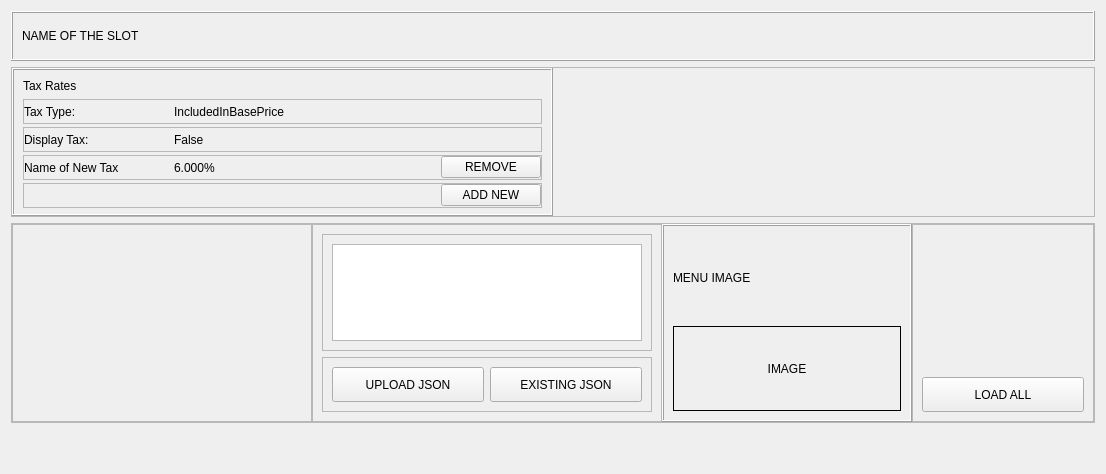
      <widget class="QWidget" name="slot1">
       <property name="layoutDirection">
        <enum>Qt::LeftToRight</enum>
       </property>
       <attribute name="title">
        <string>Slot 1</string>
       </attribute>
       <layout class="QVBoxLayout" name="verticalLayout_2">
        <item>
         <widget class="QFrame" name="frameHeader">
          <property name="minimumSize">
           <size>
            <width>0</width>
            <height>50</height>
           </size>
          </property>
          <property name="maximumSize">
           <size>
            <width>16777215</width>
            <height>50</height>
           </size>
          </property>
          <property name="styleSheet">
           <string notr="true"/>
          </property>
          <property name="frameShape">
           <enum>QFrame::Box</enum>
          </property>
          <property name="frameShadow">
           <enum>QFrame::Raised</enum>
          </property>
          <layout class="QHBoxLayout" name="horizontalLayout_27">
           <item>
            <widget class="QLabel" name="nameOfSlot">
             <property name="text">
              <string>NAME OF THE SLOT</string>
             </property>
            </widget>
           </item>
           <item>
            <spacer name="horizontalSpacer_6">
             <property name="orientation">
              <enum>Qt::Horizontal</enum>
             </property>
             <property name="sizeHint" stdset="0">
              <size>
               <width>944</width>
               <height>20</height>
              </size>
             </property>
            </spacer>
           </item>
          </layout>
         </widget>
        </item>
        <item>
         <widget class="QFrame" name="frameMainTax">
          <property name="minimumSize">
           <size>
            <width>0</width>
            <height>150</height>
           </size>
          </property>
          <property name="maximumSize">
           <size>
            <width>16777215</width>
            <height>150</height>
           </size>
          </property>
          <property name="frameShape">
           <enum>QFrame::StyledPanel</enum>
          </property>
          <property name="frameShadow">
           <enum>QFrame::Raised</enum>
          </property>
          <layout class="QHBoxLayout" name="horizontalLayout_5">
           <property name="spacing">
            <number>0</number>
           </property>
           <property name="leftMargin">
            <number>0</number>
           </property>
           <property name="topMargin">
            <number>0</number>
           </property>
           <property name="rightMargin">
            <number>0</number>
           </property>
           <property name="bottomMargin">
            <number>0</number>
           </property>
           <item>
            <widget class="QFrame" name="frameTax">
             <property name="minimumSize">
              <size>
               <width>300</width>
               <height>0</height>
              </size>
             </property>
             <property name="maximumSize">
              <size>
               <width>16777215</width>
               <height>150</height>
              </size>
             </property>
             <property name="contextMenuPolicy">
              <enum>Qt::DefaultContextMenu</enum>
             </property>
             <property name="frameShape">
              <enum>QFrame::Box</enum>
             </property>
             <property name="frameShadow">
              <enum>QFrame::Raised</enum>
             </property>
             <layout class="QVBoxLayout" name="verticalLayout_9">
              <item>
               <widget class="QLabel" name="labelTaxFrame">
                <property name="text">
                 <string>Tax Rates</string>
                </property>
               </widget>
              </item>
              <item>
               <widget class="QFrame" name="frameTaxType">
                <property name="minimumSize">
                 <size>
                  <width>0</width>
                  <height>25</height>
                 </size>
                </property>
                <property name="frameShape">
                 <enum>QFrame::StyledPanel</enum>
                </property>
                <property name="frameShadow">
                 <enum>QFrame::Raised</enum>
                </property>
                <layout class="QHBoxLayout" name="horizontalLayout_28">
                 <property name="spacing">
                  <number>0</number>
                 </property>
                 <property name="leftMargin">
                  <number>0</number>
                 </property>
                 <property name="topMargin">
                  <number>0</number>
                 </property>
                 <property name="rightMargin">
                  <number>0</number>
                 </property>
                 <property name="bottomMargin">
                  <number>0</number>
                 </property>
                 <item>
                  <widget class="QLabel" name="labelTaxType">
                   <property name="minimumSize">
                    <size>
                     <width>150</width>
                     <height>0</height>
                    </size>
                   </property>
                   <property name="maximumSize">
                    <size>
                     <width>150</width>
                     <height>16777215</height>
                    </size>
                   </property>
                   <property name="text">
                    <string>Tax Type:</string>
                   </property>
                  </widget>
                 </item>
                 <item>
                  <widget class="QLabel" name="labelTaxIncluded">
                   <property name="text">
                    <string>IncludedInBasePrice</string>
                   </property>
                  </widget>
                 </item>
                </layout>
               </widget>
              </item>
              <item>
               <widget class="QFrame" name="frameDisplayTax">
                <property name="minimumSize">
                 <size>
                  <width>0</width>
                  <height>25</height>
                 </size>
                </property>
                <property name="frameShape">
                 <enum>QFrame::StyledPanel</enum>
                </property>
                <property name="frameShadow">
                 <enum>QFrame::Raised</enum>
                </property>
                <layout class="QHBoxLayout" name="horizontalLayout_31">
                 <property name="spacing">
                  <number>0</number>
                 </property>
                 <property name="leftMargin">
                  <number>0</number>
                 </property>
                 <property name="topMargin">
                  <number>0</number>
                 </property>
                 <property name="rightMargin">
                  <number>0</number>
                 </property>
                 <property name="bottomMargin">
                  <number>0</number>
                 </property>
                 <item>
                  <widget class="QLabel" name="labelDisplayTax">
                   <property name="minimumSize">
                    <size>
                     <width>150</width>
                     <height>0</height>
                    </size>
                   </property>
                   <property name="maximumSize">
                    <size>
                     <width>150</width>
                     <height>16777215</height>
                    </size>
                   </property>
                   <property name="text">
                    <string>Display Tax:</string>
                   </property>
                  </widget>
                 </item>
                 <item>
                  <widget class="QLabel" name="labelTrueFalseTax">
                   <property name="text">
                    <string>False</string>
                   </property>
                  </widget>
                 </item>
                </layout>
               </widget>
              </item>
              <item>
               <widget class="QFrame" name="frameNameNewTax">
                <property name="minimumSize">
                 <size>
                  <width>0</width>
                  <height>25</height>
                 </size>
                </property>
                <property name="frameShape">
                 <enum>QFrame::StyledPanel</enum>
                </property>
                <property name="frameShadow">
                 <enum>QFrame::Raised</enum>
                </property>
                <layout class="QHBoxLayout" name="horizontalLayout_29">
                 <property name="spacing">
                  <number>0</number>
                 </property>
                 <property name="leftMargin">
                  <number>0</number>
                 </property>
                 <property name="topMargin">
                  <number>0</number>
                 </property>
                 <property name="rightMargin">
                  <number>0</number>
                 </property>
                 <property name="bottomMargin">
                  <number>0</number>
                 </property>
                 <item>
                  <widget class="QLabel" name="labelNewTax">
                   <property name="minimumSize">
                    <size>
                     <width>150</width>
                     <height>0</height>
                    </size>
                   </property>
                   <property name="maximumSize">
                    <size>
                     <width>150</width>
                     <height>16777215</height>
                    </size>
                   </property>
                   <property name="text">
                    <string>Name of New Tax</string>
                   </property>
                  </widget>
                 </item>
                 <item>
                  <widget class="QLabel" name="labelPercentageNewTax">
                   <property name="minimumSize">
                    <size>
                     <width>100</width>
                     <height>0</height>
                    </size>
                   </property>
                   <property name="maximumSize">
                    <size>
                     <width>100</width>
                     <height>16777215</height>
                    </size>
                   </property>
                   <property name="text">
                    <string>6.000%</string>
                   </property>
                  </widget>
                 </item>
                 <item>
                  <spacer name="horizontalSpacer_8">
                   <property name="orientation">
                    <enum>Qt::Horizontal</enum>
                   </property>
                   <property name="sizeHint" stdset="0">
                    <size>
                     <width>163</width>
                     <height>20</height>
                    </size>
                   </property>
                  </spacer>
                 </item>
                 <item>
                  <widget class="QPushButton" name="buttonRemoveTax">
                   <property name="minimumSize">
                    <size>
                     <width>100</width>
                     <height>0</height>
                    </size>
                   </property>
                   <property name="maximumSize">
                    <size>
                     <width>100</width>
                     <height>16777215</height>
                    </size>
                   </property>
                   <property name="text">
                    <string>REMOVE</string>
                   </property>
                  </widget>
                 </item>
                </layout>
               </widget>
              </item>
              <item>
               <widget class="QFrame" name="frameButtonAddTax">
                <property name="minimumSize">
                 <size>
                  <width>0</width>
                  <height>25</height>
                 </size>
                </property>
                <property name="frameShape">
                 <enum>QFrame::StyledPanel</enum>
                </property>
                <property name="frameShadow">
                 <enum>QFrame::Raised</enum>
                </property>
                <layout class="QHBoxLayout" name="horizontalLayout_30">
                 <property name="spacing">
                  <number>0</number>
                 </property>
                 <property name="leftMargin">
                  <number>0</number>
                 </property>
                 <property name="topMargin">
                  <number>0</number>
                 </property>
                 <property name="rightMargin">
                  <number>0</number>
                 </property>
                 <property name="bottomMargin">
                  <number>0</number>
                 </property>
                 <item>
                  <spacer name="horizontalSpacer_7">
                   <property name="orientation">
                    <enum>Qt::Horizontal</enum>
                   </property>
                   <property name="sizeHint" stdset="0">
                    <size>
                     <width>40</width>
                     <height>20</height>
                    </size>
                   </property>
                  </spacer>
                 </item>
                 <item alignment="Qt::AlignRight|Qt::AlignVCenter">
                  <widget class="QPushButton" name="buttonAddTax">
                   <property name="minimumSize">
                    <size>
                     <width>100</width>
                     <height>0</height>
                    </size>
                   </property>
                   <property name="maximumSize">
                    <size>
                     <width>100</width>
                     <height>16777215</height>
                    </size>
                   </property>
                   <property name="text">
                    <string>ADD NEW</string>
                   </property>
                  </widget>
                 </item>
                </layout>
               </widget>
              </item>
             </layout>
            </widget>
           </item>
           <item>
            <spacer name="horizontalSpacer">
             <property name="orientation">
              <enum>Qt::Horizontal</enum>
             </property>
             <property name="sizeHint" stdset="0">
              <size>
               <width>536</width>
               <height>20</height>
              </size>
             </property>
            </spacer>
           </item>
          </layout>
         </widget>
        </item>
        <item>
         <widget class="QFrame" name="frameJsonOptions">
          <property name="sizePolicy">
           <sizepolicy hsizetype="Preferred" vsizetype="Fixed">
            <horstretch>0</horstretch>
            <verstretch>0</verstretch>
           </sizepolicy>
          </property>
          <property name="minimumSize">
           <size>
            <width>0</width>
            <height>50</height>
           </size>
          </property>
          <property name="maximumSize">
           <size>
            <width>16777215</width>
            <height>200</height>
           </size>
          </property>
          <property name="frameShape">
           <enum>QFrame::StyledPanel</enum>
          </property>
          <property name="frameShadow">
           <enum>QFrame::Raised</enum>
          </property>
          <layout class="QHBoxLayout" name="horizontalLayout">
           <property name="spacing">
            <number>0</number>
           </property>
           <property name="leftMargin">
            <number>0</number>
           </property>
           <property name="topMargin">
            <number>0</number>
           </property>
           <property name="rightMargin">
            <number>0</number>
           </property>
           <property name="bottomMargin">
            <number>0</number>
           </property>
           <item>
            <widget class="QFrame" name="frameDropFiles">
             <property name="sizePolicy">
              <sizepolicy hsizetype="Fixed" vsizetype="Preferred">
               <horstretch>0</horstretch>
               <verstretch>0</verstretch>
              </sizepolicy>
             </property>
             <property name="minimumSize">
              <size>
               <width>300</width>
               <height>0</height>
              </size>
             </property>
             <property name="frameShape">
              <enum>QFrame::StyledPanel</enum>
             </property>
             <property name="frameShadow">
              <enum>QFrame::Raised</enum>
             </property>
             <layout class="QHBoxLayout" name="horizontalLayout_3"/>
            </widget>
           </item>
           <item>
            <widget class="QFrame" name="framePasteJson">
             <property name="minimumSize">
              <size>
               <width>350</width>
               <height>0</height>
              </size>
             </property>
             <property name="frameShape">
              <enum>QFrame::StyledPanel</enum>
             </property>
             <property name="frameShadow">
              <enum>QFrame::Raised</enum>
             </property>
             <layout class="QVBoxLayout" name="verticalLayout_3">
              <item>
               <widget class="QFrame" name="frameJson">
                <property name="frameShape">
                 <enum>QFrame::StyledPanel</enum>
                </property>
                <property name="frameShadow">
                 <enum>QFrame::Raised</enum>
                </property>
                <layout class="QHBoxLayout" name="horizontalLayout_4">
                 <item>
                  <widget class="QPlainTextEdit" name="boxJsonLoader">
                   <property name="sizePolicy">
                    <sizepolicy hsizetype="Preferred" vsizetype="Preferred">
                     <horstretch>0</horstretch>
                     <verstretch>0</verstretch>
                    </sizepolicy>
                   </property>
                   <property name="autoFillBackground">
                    <bool>true</bool>
                   </property>
                   <property name="styleSheet">
                    <string notr="true"/>
                   </property>
                  </widget>
                 </item>
                </layout>
               </widget>
              </item>
              <item>
               <widget class="QFrame" name="frameUploadExisting">
                <property name="frameShape">
                 <enum>QFrame::StyledPanel</enum>
                </property>
                <property name="frameShadow">
                 <enum>QFrame::Raised</enum>
                </property>
                <layout class="QHBoxLayout" name="horizontalLayout_2">
                 <item>
                  <widget class="QPushButton" name="buttonUploadJson">
                   <property name="sizePolicy">
                    <sizepolicy hsizetype="Minimum" vsizetype="Preferred">
                     <horstretch>0</horstretch>
                     <verstretch>0</verstretch>
                    </sizepolicy>
                   </property>
                   <property name="text">
                    <string>UPLOAD JSON</string>
                   </property>
                  </widget>
                 </item>
                 <item>
                  <widget class="QPushButton" name="buttonExistingJson">
                   <property name="minimumSize">
                    <size>
                     <width>0</width>
                     <height>35</height>
                    </size>
                   </property>
                   <property name="text">
                    <string>EXISTING JSON</string>
                   </property>
                  </widget>
                 </item>
                </layout>
               </widget>
              </item>
             </layout>
            </widget>
           </item>
           <item>
            <widget class="QFrame" name="frameMenuImage">
             <property name="minimumSize">
              <size>
               <width>250</width>
               <height>0</height>
              </size>
             </property>
             <property name="sizeIncrement">
              <size>
               <width>0</width>
               <height>0</height>
              </size>
             </property>
             <property name="styleSheet">
              <string notr="true"/>
             </property>
             <property name="frameShape">
              <enum>QFrame::Box</enum>
             </property>
             <property name="frameShadow">
              <enum>QFrame::Raised</enum>
             </property>
             <layout class="QVBoxLayout" name="verticalLayout">
              <item>
               <widget class="QLabel" name="LabelMenuImage">
                <property name="text">
                 <string>MENU IMAGE</string>
                </property>
               </widget>
              </item>
              <item>
               <widget class="QLabel" name="menuImage">
                <property name="frameShape">
                 <enum>QFrame::Box</enum>
                </property>
                <property name="text">
                 <string>IMAGE</string>
                </property>
                <property name="alignment">
                 <set>Qt::AlignCenter</set>
                </property>
               </widget>
              </item>
             </layout>
            </widget>
           </item>
           <item>
            <widget class="QFrame" name="frameLoadAll">
             <property name="frameShape">
              <enum>QFrame::StyledPanel</enum>
             </property>
             <property name="frameShadow">
              <enum>QFrame::Raised</enum>
             </property>
             <layout class="QVBoxLayout" name="verticalLayout_8">
              <item>
               <spacer name="verticalSpacer_2">
                <property name="orientation">
                 <enum>Qt::Vertical</enum>
                </property>
                <property name="sizeHint" stdset="0">
                 <size>
                  <width>20</width>
                  <height>134</height>
                 </size>
                </property>
               </spacer>
              </item>
              <item>
               <widget class="QPushButton" name="buttonLoadAll">
                <property name="minimumSize">
                 <size>
                  <width>0</width>
                  <height>35</height>
                 </size>
                </property>
                <property name="text">
                 <string>LOAD ALL</string>
                </property>
               </widget>
              </item>
             </layout>
            </widget>
           </item>
          </layout>
         </widget>
        </item>
        <item>
         <spacer name="verticalSpacer">
          <property name="orientation">
           <enum>Qt::Vertical</enum>
          </property>
          <property name="sizeHint" stdset="0">
           <size>
            <width>20</width>
            <height>40</height>
           </size>
          </property>
         </spacer>
        </item>
       </layout>
      </widget>
